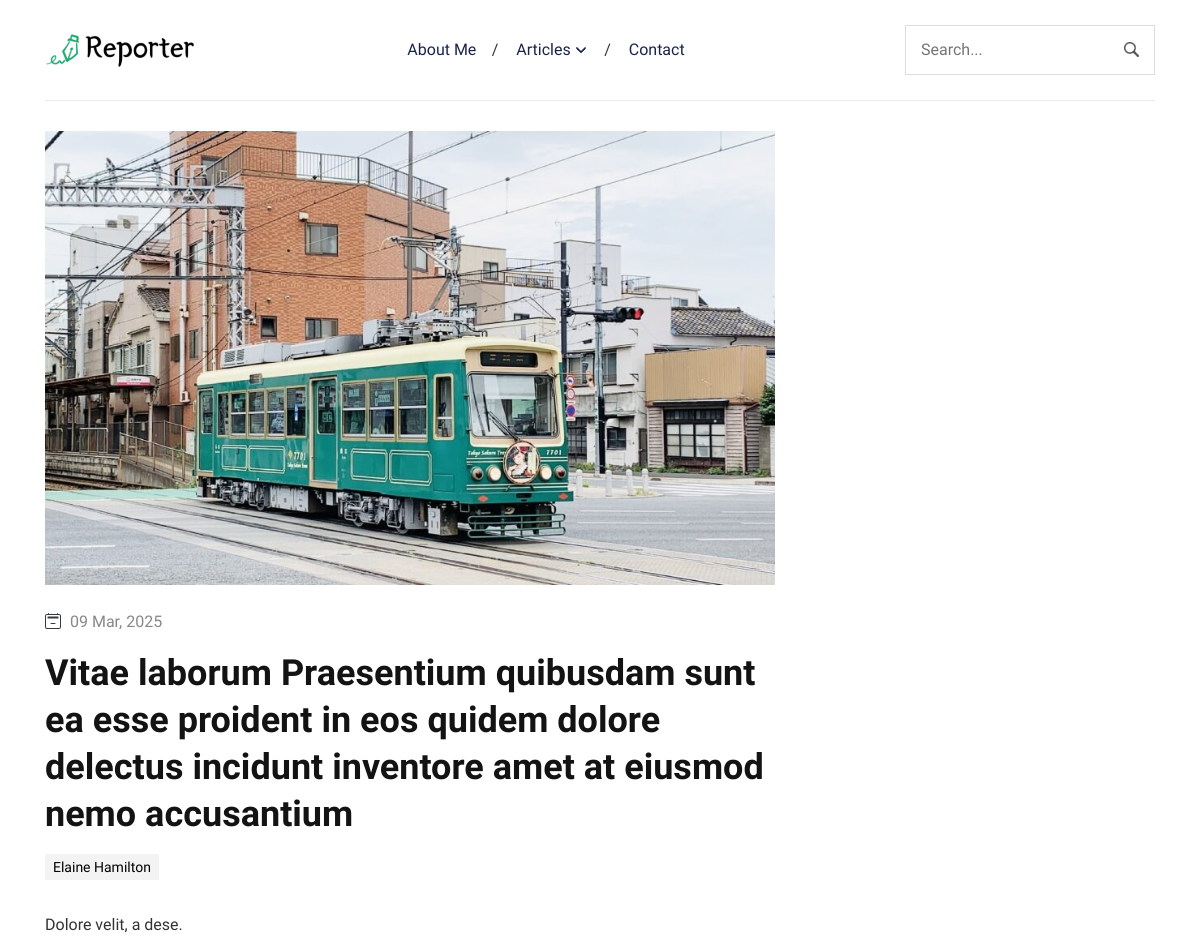
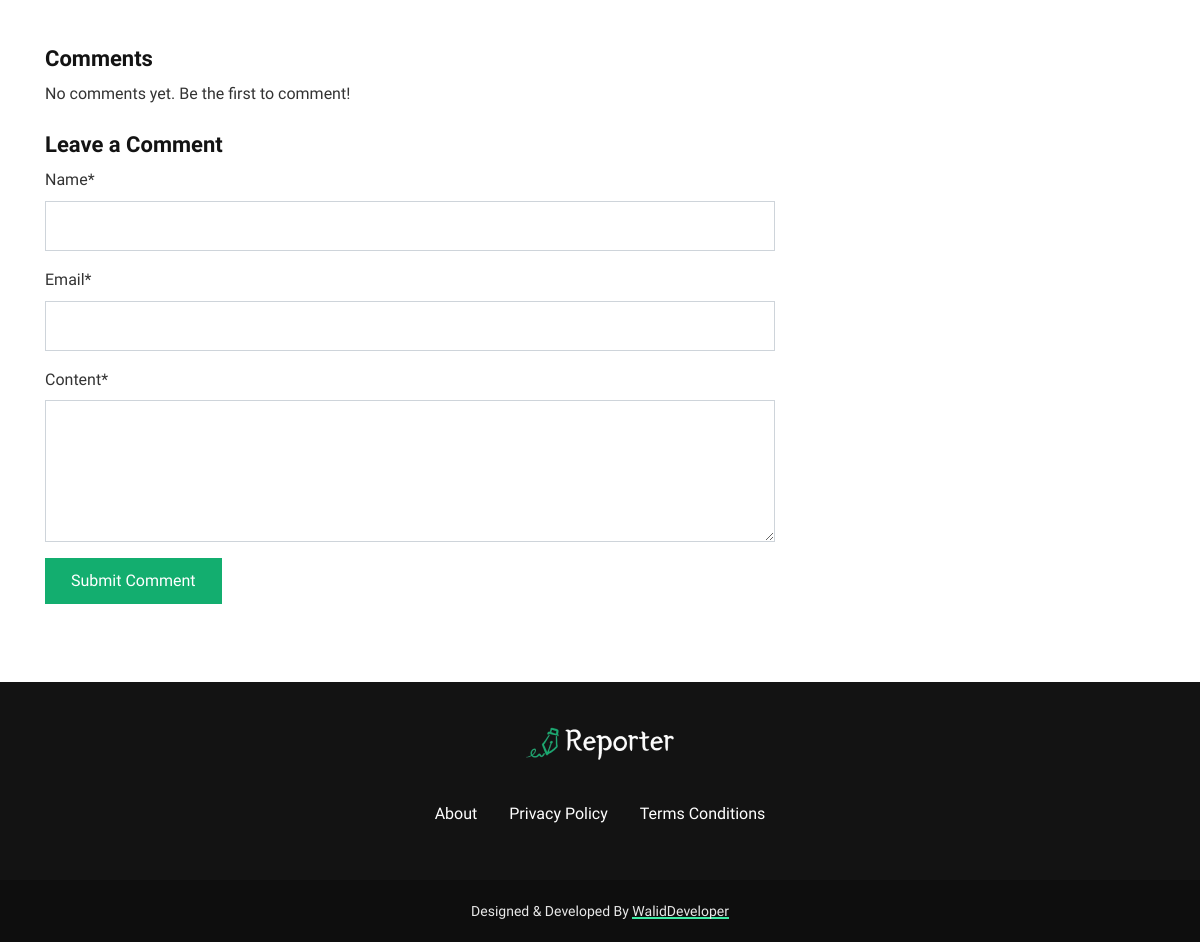
The app's page /article/vitae-laborum-praesentium-quibusdam-sunt-ea-esse-p/ with its own data (2 pictures, top to bottom).
### Blog/models.py (models this page shows, shortened)
class Post(models.Model):
    title = models.CharField(max_length=200)
    slug = models.SlugField(null=False, blank=False, default="title-slug")
    content = RichTextField()
    excerpt = models.TextField(blank=True)
    featured_image = models.ImageField(upload_to='posts/', default='default_image.jpg')
    categories = models.ManyToManyField(Category, related_name='posts')
    tags = models.ManyToManyField(Tag, related_name='posts')
    author = models.ForeignKey(Author, on_delete=models.CASCADE, related_name='posts')
    published_date = models.DateTimeField(default=timezone.now)
    created_date = models.DateTimeField(auto_now_add=True, null=True)
    updated_date = models.DateTimeField(auto_now=True, null=True)
    is_featured = models.BooleanField(default=False)
    read_time = models.PositiveIntegerField(default=3, help_text='Estimated read time in minutes')
    class Meta:
        ordering = ['-published_date']

class Category(models.Model):
    name = models.CharField(max_length=100)
    slug = models.SlugField(unique=True)
    class Meta:
        verbose_name_plural = 'Categories'

### Blog/views.py (the view)
# urls.py: path('article/<slug:slug>/', PostDetailView.as_view(), name='post_detail'),
class PostDetailView(DetailView):
    model = Post
    template_name = 'blog/article.html'
    context_object_name = 'post'
    def get_context_data(self, **kwargs):
        context = super().get_context_data(**kwargs)
        context['recommended_posts'] = Post.objects.exclude(id=self.object.id).order_by('?')[:5]
        context['comment_form'] = CommentForm()
        return context
    def post(self, request, *args, **kwargs):
        self.object = self.get_object()
        form = CommentForm(request.POST)
        if form.is_valid():
            comment = form.save(commit=False)
            comment.post = self.object
            comment.save()
            messages.success(request, 'Your comment has been submitted and is awaiting approval.')
            return redirect('post_detail', slug=self.object.slug)
        context = self.get_context_data(object=self.object)
        context['comment_form'] = form
        return self.render_to_response(context)

### Blog/forms.py
class CommentForm(forms.ModelForm):
    class Meta:
        model = Comment
        fields = ('name', 'email', 'content')
        widgets = {
            'content': forms.Textarea(attrs={'rows': 5}),
        }
    def __init__(self, *args, **kwargs):
        super().__init__(*args, **kwargs)
        self.helper = FormHelper()
        self.helper.form_method = 'post'
        self.helper.add_input(Submit('submit', 'Submit Comment'))

### templates/Blog/article.html (shortened to what this page needs)
{% extends 'base.html' %}
{% load static %}
{% load crispy_forms_tags %}
{% block content %}
<section class="section">
  <div class="container">
    <div class="row">
      <div class="col-lg-8 mb-5 mb-lg-0">
        <article>
          <img loading="lazy" decoding="async" src="{{ post.featured_image.url }}" alt="{{ post.title }}" class="w-100">
          <ul class="post-meta mb-2 mt-4">
            <li>
               <span>{{ post.published_date|date:"d M, Y" }}</span>
            </li>
          </ul>
          <h1 class="my-3">{{ post.title }}</h1>
          <ul class="post-meta mb-4">
            {% for category in post.categories.all %}
            <li>
              <a href="{% url 'category' slug=category.slug %}">{{ category.name }}</a>
            </li>
            {% endfor %}
          </ul>
          <div class="content text-left">
            {{ post.content|safe }}
          </div>
        </article>
        <div class="mt-5">
          <h3>Comments</h3>
          {% for comment in post.comments.all %}
            {% if comment.approved %}
            <div class="card mb-3">
              <div class="card-body">
                <h5 class="card-title">{{ comment.name }}</h5>
                <h6 class="card-subtitle mb-2 text-muted">{{ comment.created_date|date:"d M, Y" }}</h6>
                <p class="card-text">{{ comment.content }}</p>
              </div>
            </div>
            {% endif %}
          {% empty %}
            <p>No comments yet. Be the first to comment!</p>
          {% endfor %}
          <h3 class="mt-4">Leave a Comment</h3>
          <form method="post">
            {{ comment_form|crispy }}
            <button type="submit" class="btn btn-primary">Submit Comment</button>
          </form>
        </div>
      </div>
    </div>
  </div>
</section>
{% endblock %}

### static/css/style.css (style rules this page uses)
body { line-height: 1.6; font-family: "Work Sans", sans-serif; -webkit-font-smoothing: antialiased; font-size: 16px; color: #333; }
p { font-weight: 400; color: #333; font-size: 16px; line-height: 1.6; font-family: "Work Sans", sans-serif; }
h1, h2, h3, h4, h5, h6, .h1, .h2, .h3, .h4, .h5, .h6 { color: #131313; font-family: "Neuton", serif; font-weight: 700; line-height: 1.3; }
h1, .h1 { font-size: 36px; }
h3, .h3 { font-size: 22px; }
.btn { font-family: "Work Sans", sans-serif; font-weight: 500; text-transform: capitalize; padding: 10px 25px; border-radius: 0; border: 1px solid; position: relative; z-index: 1; transition: 0.2s ease; }
.btn-primary { background: #13AE6F; color: #fff; border-color: #13AE6F; }
body { background-color: #fff; overflow-x: hidden; }
img { vertical-align: middle; border: 0; max-width: 100%; height: auto; }
a, a:hover, a:focus { text-decoration: none; }
a, button, select { cursor: pointer; transition: 0.2s ease; }
.section { padding-top: 30px; padding-bottom: 30px; }
.post-meta { padding-left: 0; }
.post-meta li { list-style-type: none; display: inline-block; color: #888; font-weight: 500; }
.post-meta li a { display: inline-block; background-color: rgba(19, 19, 19, 0.05); color: black; text-transform: capitalize; padding: 2px 8px; margin-bottom: 8px; margin-right: 2px; font-size: 14px; border-radius: 0; }
.post-meta li svg { display: inline-block; }
.content * { margin-bottom: 5px; }
.form-control { border-radius: 0; min-height: 50px; padding: 10px 15px; }

### records on screen
Post: featured_image (picture), published_date "09 Mar, 2025", title "Vitae laborum Praesentium quibusdam sunt ea esse proident in eos quidem dolore delectus incidunt inventore amet at eiusmod nemo accusantium", content "Dolore velit, a dese."
Category: name "Elaine Hamilton"
